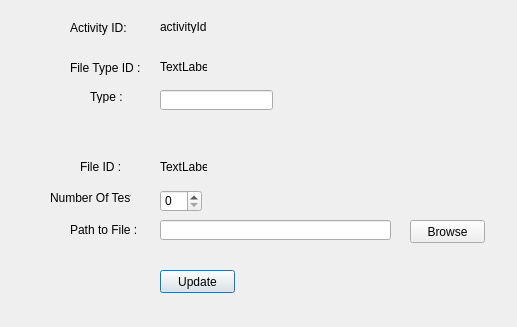
<?xml version="1.0" encoding="UTF-8"?>
<ui version="4.0">
 <class>ModifyProgrammingFile</class>
 <widget class="QDialog" name="ModifyProgrammingFile">
  <property name="geometry">
   <rect>
    <x>0</x>
    <y>0</y>
    <width>517</width>
    <height>327</height>
   </rect>
  </property>
  <property name="windowTitle">
   <string>Dialog</string>
  </property>
  <widget class="QLabel" name="label_activityId">
   <property name="geometry">
    <rect>
     <x>160</x>
     <y>20</y>
     <width>47</width>
     <height>13</height>
    </rect>
   </property>
   <property name="text">
    <string>activityId</string>
   </property>
  </widget>
  <widget class="QLabel" name="fileID">
   <property name="geometry">
    <rect>
     <x>160</x>
     <y>160</y>
     <width>47</width>
     <height>13</height>
    </rect>
   </property>
   <property name="text">
    <string>TextLabel</string>
   </property>
  </widget>
  <widget class="QLabel" name="label_6">
   <property name="geometry">
    <rect>
     <x>90</x>
     <y>90</y>
     <width>47</width>
     <height>13</height>
    </rect>
   </property>
   <property name="text">
    <string>Type :</string>
   </property>
  </widget>
  <widget class="QLabel" name="label">
   <property name="geometry">
    <rect>
     <x>70</x>
     <y>20</y>
     <width>61</width>
     <height>16</height>
    </rect>
   </property>
   <property name="text">
    <string>Activity ID:</string>
   </property>
  </widget>
  <widget class="QLineEdit" name="txtType">
   <property name="geometry">
    <rect>
     <x>160</x>
     <y>90</y>
     <width>113</width>
     <height>20</height>
    </rect>
   </property>
  </widget>
  <widget class="QLabel" name="label_5">
   <property name="geometry">
    <rect>
     <x>70</x>
     <y>220</y>
     <width>71</width>
     <height>20</height>
    </rect>
   </property>
   <property name="text">
    <string>Path to File :</string>
   </property>
  </widget>
  <widget class="QLabel" name="fileTypeId">
   <property name="geometry">
    <rect>
     <x>160</x>
     <y>60</y>
     <width>47</width>
     <height>13</height>
    </rect>
   </property>
   <property name="text">
    <string>TextLabel</string>
   </property>
  </widget>
  <widget class="QSpinBox" name="spinBox_numTest">
   <property name="geometry">
    <rect>
     <x>160</x>
     <y>190</y>
     <width>42</width>
     <height>22</height>
    </rect>
   </property>
  </widget>
  <widget class="QLabel" name="label_3">
   <property name="geometry">
    <rect>
     <x>70</x>
     <y>60</y>
     <width>71</width>
     <height>16</height>
    </rect>
   </property>
   <property name="text">
    <string>File Type ID :</string>
   </property>
  </widget>
  <widget class="QPushButton" name="pushButton_update">
   <property name="geometry">
    <rect>
     <x>160</x>
     <y>270</y>
     <width>75</width>
     <height>23</height>
    </rect>
   </property>
   <property name="text">
    <string>Update</string>
   </property>
  </widget>
  <widget class="QLabel" name="label_4">
   <property name="geometry">
    <rect>
     <x>50</x>
     <y>190</y>
     <width>81</width>
     <height>16</height>
    </rect>
   </property>
   <property name="text">
    <string>Number Of Test :</string>
   </property>
  </widget>
  <widget class="QLineEdit" name="txtPathToFile">
   <property name="geometry">
    <rect>
     <x>160</x>
     <y>220</y>
     <width>231</width>
     <height>20</height>
    </rect>
   </property>
  </widget>
  <widget class="QPushButton" name="pushButton_BrowseFile">
   <property name="geometry">
    <rect>
     <x>410</x>
     <y>220</y>
     <width>75</width>
     <height>23</height>
    </rect>
   </property>
   <property name="text">
    <string>Browse</string>
   </property>
  </widget>
  <widget class="QLabel" name="label_2">
   <property name="geometry">
    <rect>
     <x>80</x>
     <y>160</y>
     <width>47</width>
     <height>13</height>
    </rect>
   </property>
   <property name="text">
    <string>File ID :</string>
   </property>
  </widget>
 </widget>
 <resources/>
 <connections/>
</ui>
